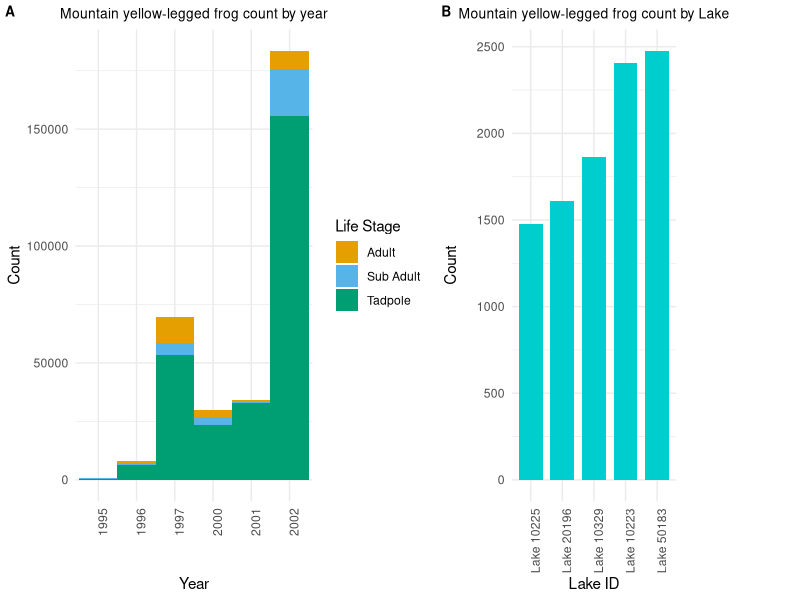

Reproduce this figure in R.
## ---- chunk 1
knitr::opts_chunk$set(echo = TRUE, message = FALSE, warning = FALSE)

#load in required packages 
library(readr)
library(tidyverse)
library(here)
library(patchwork)
library(ggplot2)
library(cowplot)
library(lubridate)

#read in dataframe 
frog <- read_csv('sierra_amphibians.csv',
                     show_col_types = FALSE)
## ---- chunk 2
 
#step one: subset RAMU and filter out Eggmass life stage 
rana <- frog %>%
  filter(amphibian_species == 'RAMU' & amphibian_life_stage != 'EggMass') %>%
  select("Count" = "amphibian_number", 
         "Date" = "survey_date", 
         "LifeStage" = "amphibian_life_stage", 
         "Habitat" =  "amphibian_location")

#step two: convert date 
rana <- rana %>%   
  mutate(date = lubridate::mdy(rana$Date))#mdy format 

rana <- rana %>%  
  mutate(year = lubridate::year(rana$date)) #pull year add to new column 


## ---- chunk 3

#create a stacked boxplot
task_1 <- ggplot(data = rana, 
                aes(x=as.factor(year), y=Count))  +
                geom_col(aes(fill= LifeStage), width = 1) + 
                scale_fill_manual(values=c("#E69F00", "#56B4E9", "#009E73"), 
                       name="Life Stage", #legend label 
                       breaks=c("Adult", "SubAdult", "Tadpole"),
                       labels=c("Adult", "Sub Adult", "Tadpole")) + #legend names 
                      xlab("Year") + 
                      theme_minimal()  + 
            labs(title = "Mountain yellow-legged frog count by year") +
            theme(
            plot.title = element_text(hjust = 0.5, size = 10)) +  # Center title position and size
            theme(axis.text.x = element_text(angle = 90)) #flip axis labels 90 degress


 
## ---- chunk 4

#step 1 data wrangling 

#create subset with variables of interest
top_5 <- frog %>%
  filter(amphibian_species == 'RAMU' & 
           amphibian_life_stage != 'EggMass' & 
           amphibian_life_stage !='Tadpole') %>% #select RAMU and remove Eggmass/Lifestages 
  select("lake_id", 
         "Count" = "amphibian_number", 
         "LifeStage" = "amphibian_life_stage") #rename columns 

#rename lake_id, group by lake_id, get total counts for lake_is(adult+sub_adult), reorder 
top_5 <- top_5 %>%
    mutate(lake_id = paste('Lake', lake_id, sep = ' ')) %>% #create Lake ids 
    group_by(lake_id) %>% #group by lake id 
    summarize(total = sum(Count)) %>% #combine adult and sub adult counts 
    slice_max(order_by = total, n = 5) %>% #top 5 
    mutate(lake_id = fct_reorder(lake_id, total)) #reorder lake ID by total count 
 

## ---- chunk 5

#make column graph 

task_2 <- ggplot(data = top_5, aes(x = lake_id, y = total)) +
            geom_col(fill = 'cyan3', width = .75) +
            xlab("Lake ID") + 
            ylab("Count") +
            theme_minimal() + 
            labs(title = 'Mountain yellow-legged frog count by Lake') +
            theme(
            plot.title = element_text(hjust = 0.5, size = 10)) +  # Center title position and size
            theme(axis.text.x = element_text(angle = 90))
           


## ---- chunk 6
#combine plots 
plot_grid(task_1, task_2, 
          labels = c('A', 'B'), #label figures A & B 
          label_size = 10, #Adjust label size 
          align = 'hv', #lign figures 
          rel_widths = c(3,2.5)) #make Fig A wider than Fig B 

